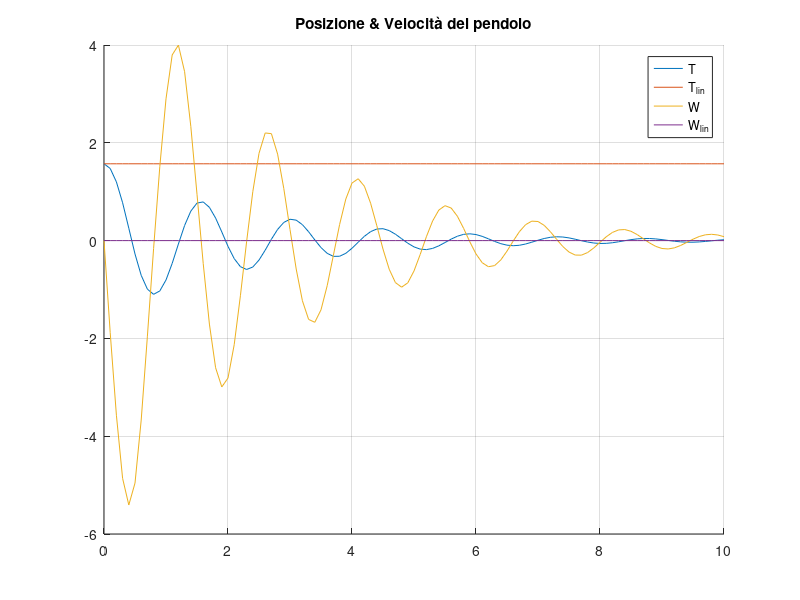
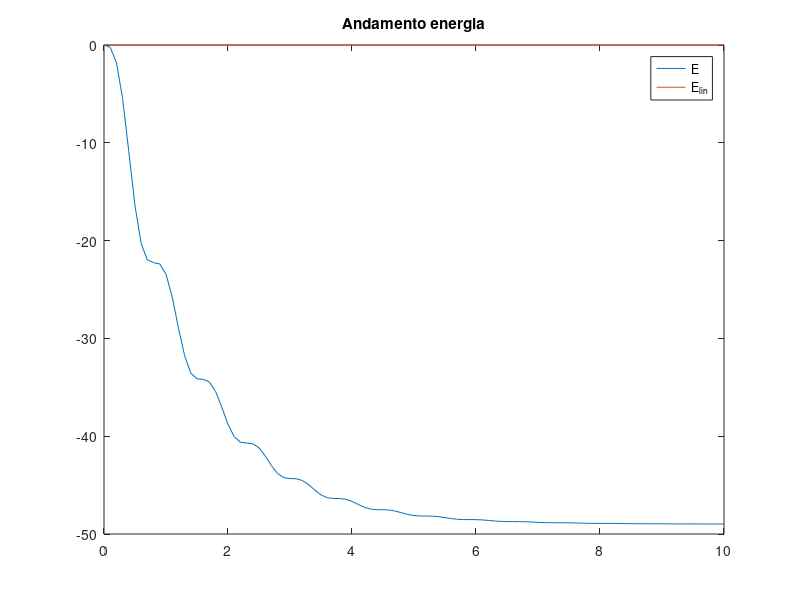

These charts were generated, in order, by the following MATLAB code:
function Esempio3_18()
  % Comparazione della soluzione reale con il sistema linearizzato.
  close all
  clear all
  clc
  pkg load control
  % Dati
  M=10;
  L=0.5;
  k=2;
  g=9.8;
  x0=[pi/2, 0];   % posizione e velocità iniziali
  u=0;            % coppia

  dt = 0.1;
  t = 0:dt:10;

  % Simulazione
  [t, x] = ode45(@pendolo, t, [x0], u, M, L, k, g);

  % Sistema linearizzato
  A = [0, 1; 0, -k/(M*L*L)];
  B = [0; 1/(M*L*L)];
  C = [0, 0];
  D = 0;
  ulin = u.*ones(size(t));

  sys = ss(A, B, C, D);
  [yl, tl, xl] = lsim(sys, ulin, t, [x0]);



  figure(1)
  hold on
  plot(t, x(:,1), ";T;", t, xl(:,1), ";T_{lin};");
  plot(t, x(:,2), ";W;", t, xl(:,2), ";W_{lin};");
  title("Posizione & Velocità del pendolo")
  grid on

  y = 1/2 * M*L*L .* x(:,2).^2 - M*g*L.*cos(x(:,1));
  figure(2)
  plot(t,y,";E;", t, yl, ";E_{lin};")
  title("Andamento energia")

endfunction

function [xp] = pendolo(t, x, u, M, L, k, g)
  % Evoluzione del sistema pendolo secondo le equazioni 2.36-2.38
  x1p = x(2);
  x2p = -(g/L)*sin(x(1)) - (k/(M*L*L))*x(2) + 1/(M*L*L)*u;
  xp = [x1p, x2p];
endfunction
